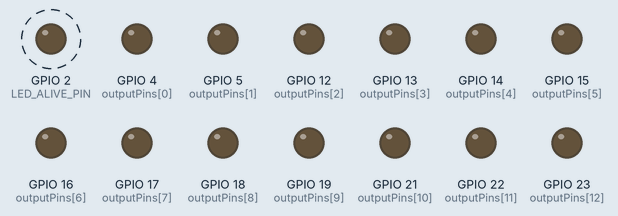
Simulated run of this program. Board: ESP32. Shown: output pins drawn as LEDs (lit = HIGH). Dashed ring = blinking. WiFi joins after 1.5 s; servers stay silent unless stated; what the program prints to the serial monitor is not drawn.

Above: at 1.7 s.
Timing chart, 0 to 6.3 s (numbered marks = the images above):
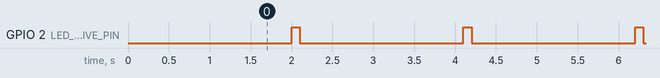

Measured:
- by itself, GPIO 2 (LED_ALIVE_PIN): alternates HIGH for 0.10 s and LOW for 2.0 s

The program:

main.cpp
```cpp
#include <WiFi.h>
#include <WebServer.h>

// --- Configuration ---
const int LED_ALIVE_PIN = 2; // Alive LED Pin
const int AliveOnPeriodTime = 100;
const int AliveOffPeriodTime = 2000;
unsigned long AliveLedStatusChanged = 0;

const char *ssid = "Sjaan-24G";
const char *password = "Janrenlen1";

WebServer server(80);

// --- OUTPUT CONFIGURATION ---
// Define safe GPIOs for Outputs
int outputPins[] = {4, 5, 12, 13, 14, 15, 16, 17, 18, 19, 21, 22, 23, 25, 26, 27};
// EDIT THESE LABELS: Ensure there are exactly 16 labels to match the 16 pins above
const char *outputLabels[] = {
    "Enable controller [DIN5]", "Disable stop [DIN13]", "Enable motor [DIN4]", "Start positioning [DIN8]",
    "Record bit 0 [DIN0]", "Record bit 1 [DIN1]", "Output 16", "Output 17",
    "Output 18", "Output 19", "Output 21", "Output 22",
    "Output 23", "Output 25", "Output 26", "Output 27"};

int outputCount = sizeof(outputPins) / sizeof(int);

// Define safe GPIOs for Inputs
int inputPins[] = {32, 33, 34, 35, 36, 39};
int inputCount = sizeof(inputPins) / sizeof(int);

// --- HTML & CSS & JS ---
const char INDEX_HTML[] PROGMEM = R"rawliteral(
<!DOCTYPE html>
<html>
<head>
    <title>ESP32 GPIO Control</title>
    <meta name="viewport" content="width=device-width, initial-scale=1">
    <style>
        body { font-family: 'Segoe UI', Arial, sans-serif; text-align: center; background-color: #f4f4f4; color: #333; }
        .container { display: flex; flex-wrap: wrap; justify-content: center; padding: 20px; }
        .card { background: white; margin: 10px; padding: 20px; border-radius: 10px; box-shadow: 0 4px 8px rgba(0,0,0,0.1); width: 150px; border-top: 5px solid #007bff; }
        .card-in { border-top: 5px solid #6c757d; }
        .label-text { font-weight: bold; font-size: 1.1em; display: block; margin-bottom: 5px; }
        .pin-subtext { font-size: 0.8em; color: #888; display: block; margin-bottom: 10px; }
        .status { font-weight: bold; margin-bottom: 15px; padding: 5px; border-radius: 4px; }
        .HIGH { background-color: #d4edda; color: #155724; }
        .LOW { background-color: #f8d7da; color: #721c24; }
        button { padding: 10px 20px; font-size: 14px; cursor: pointer; border: none; border-radius: 5px; color: white; background-color: #007bff; width: 100%; font-weight: bold; }
        button:active { transform: scale(0.98); }
        h2 { margin-top: 30px; }
    </style>
</head>
<body>
    <h2>ESP32 Dashboard</h2>

    <h3>Outputs</h3>
    <div class="container" id="output-container"></div>

    <h3>Inputs (Read Only)</h3>
    <div class="container" id="input-container"></div>

    <script>
        function togglePin(pin) {
            fetch(`/toggle?pin=${pin}`).then(() => updateStatus());
        }

        function updateStatus() {
            fetch('/status')
                .then(response => response.json())
                .then(data => {
                    const outContainer = document.getElementById('output-container');
                    const inContainer = document.getElementById('input-container');

                    outContainer.innerHTML = '';
                    data.outputs.forEach(item => {
                        outContainer.innerHTML += `
                            <div class="card">
                                <span class="label-text">${item.label}</span>
                                <span class="pin-subtext">GPIO ${item.pin}</span>
                                <div class="status ${item.state}">${item.state}</div>
                                <button onclick="togglePin(${item.pin})">TOGGLE</button>
                            </div>`;
                    });

                    inContainer.innerHTML = '';
                    data.inputs.forEach(item => {
                        inContainer.innerHTML += `
                            <div class="card card-in">
                                <span class="label-text">Input ${item.pin}</span>
                                <span class="pin-subtext">GPIO ${item.pin}</span>
                                <div class="status ${item.state}">${item.state}</div>
                            </div>`;
                    });
                });
        }

        setInterval(updateStatus, 2000);
        window.onload = updateStatus;
    </script>
</body>
</html>
)rawliteral";

// --- Server Handlers ---

void handleRoot()
{
    server.send(200, "text/html", INDEX_HTML);
}

void handleToggle()
{
    if (server.hasArg("pin"))
    {
        int pin = server.arg("pin").toInt();
        digitalWrite(pin, !digitalRead(pin));
        server.send(200, "text/plain", "OK");
    }
    else
    {
        server.send(400, "text/plain", "Missing Pin");
    }
}

void handleStatus()
{
    String json = "{\"outputs\":[";
    for (int i = 0; i < outputCount; i++)
    {
        json += "{";
        json += "\"pin\":" + String(outputPins[i]) + ",";
        json += "\"label\":\"" + String(outputLabels[i]) + "\",";
        json += "\"state\":\"" + String(digitalRead(outputPins[i]) ? "HIGH" : "LOW") + "\"";
        json += "}";
        if (i < outputCount - 1)
            json += ",";
    }
    json += "],\"inputs\":[";
    for (int i = 0; i < inputCount; i++)
    {
        json += "{\"pin\":" + String(inputPins[i]) + ",\"state\":\"" + (digitalRead(inputPins[i]) ? "HIGH" : "LOW") + "\"}";
        if (i < inputCount - 1)
            json += ",";
    }
    json += "]}";
    server.send(200, "application/json", json);
}

void ControlAliveLed()
{
    bool on = digitalRead(LED_ALIVE_PIN);
    unsigned long now = millis();

    if (on)
    {
        if (now - AliveLedStatusChanged >= AliveOnPeriodTime)
        {
            AliveLedStatusChanged = now;
            digitalWrite(LED_ALIVE_PIN, LOW);
        }
    }
    else
    {
        if (now - AliveLedStatusChanged >= AliveOffPeriodTime)
        {
            AliveLedStatusChanged = now;
            digitalWrite(LED_ALIVE_PIN, HIGH);
        }
    }
}

void setup()
{
    Serial.begin(115200);
    pinMode(LED_ALIVE_PIN, OUTPUT);

    for (int i = 0; i < outputCount; i++)
    {
        pinMode(outputPins[i], OUTPUT);
        digitalWrite(outputPins[i], LOW);
    }

    for (int i = 0; i < inputCount; i++)
    {
        pinMode(inputPins[i], INPUT_PULLUP);
    }

    WiFi.begin(ssid, password);
    while (WiFi.status() != WL_CONNECTED)
    {
        delay(500);
        Serial.print(".");
    }
    Serial.println("\nWiFi connected.");
    Serial.print("IP address: ");
    Serial.println(WiFi.localIP());

    server.on("/", handleRoot);
    server.on("/toggle", handleToggle);
    server.on("/status", handleStatus);
    server.begin();
}

void loop()
{
    ControlAliveLed();
    server.handleClient();
}
```
